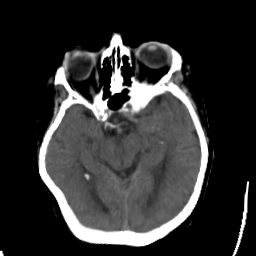
#> input picture data/testData/CT/CT/0.png, 256 x 256 px, found by its file name
$ python Qssim.py
#> lines starting #> are read from the running program, lines starting #| are printed output that depends on the picture; long printed decimals are rounded
import numpy as np
import cv2
from scipy.ndimage import convolve

def gaussian_kernel(size=11, sigma=1.5):
    """生成二维高斯核"""
    ax = np.arange(-size // 2 + 1., size // 2 + 1.)
    xx, yy = np.meshgrid(ax, ax)
    kernel = np.exp(-(xx**2 + yy**2) / (2. * sigma**2))
    return kernel / np.sum(kernel)

def ssim(img1, img2):
    """
    计算两幅图像的SSIM值，灰度或RGB均可，会自动转换为灰度
    img1,img2: uint8或者float32图像，范围0~255或0~1均可，但需统一
    返回mssim标量
    """

    # 转换为浮点数，尺度归一到0~255
    if img1.dtype != np.float32:
        img1 = img1.astype(np.float32)
    if img2.dtype != np.float32:
        img2 = img2.astype(np.float32)

    if img1.max() <= 1.0:
        img1 = img1 * 255
    if img2.max() <= 1.0:
        img2 = img2 * 255

    # 如果是彩色图，转成灰度
    if img1.ndim == 3 and img1.shape[2] == 3:
        img1 = cv2.cvtColor(img1, cv2.COLOR_BGR2GRAY)
    if img2.ndim == 3 and img2.shape[2] == 3:
        img2 = cv2.cvtColor(img2, cv2.COLOR_BGR2GRAY)

    K1 = 0.01
    K2 = 0.03
    L = 255  # 图像动态范围

    C1 = (K1 * L)**2
    C2 = (K2 * L)**2

    window = gaussian_kernel(11, 1.5)

    # 计算均值
    mu1 = convolve(img1, window, mode='reflect')
    mu2 = convolve(img2, window, mode='reflect')

    mu1_sq = mu1 * mu1
    mu2_sq = mu2 * mu2
    mu1_mu2 = mu1 * mu2

    # 计算方差和协方差
    sigma1_sq = convolve(img1 * img1, window, mode='reflect') - mu1_sq
    sigma2_sq = convolve(img2 * img2, window, mode='reflect') - mu2_sq
    sigma12 = convolve(img1 * img2, window, mode='reflect') - mu1_mu2

    # 计算SSIM地图
    numerator1 = 2 * mu1_mu2 + C1
    numerator2 = 2 * sigma12 + C2
    denominator1 = mu1_sq + mu2_sq + C1
    denominator2 = sigma1_sq + sigma2_sq + C2

    ssim_map = (numerator1 * numerator2) / (denominator1 * denominator2)

    return np.mean(ssim_map)


def metrics_ssim(img1, img2, fused):
    """
    对应MATLAB的metricsSsim函数
    img1: 第一幅源图（多通道）
    img2: 第二幅源图（可能单通道）
    fused: 融合结果图（多通道）
    返回融合图与两源图SSIM的和或均值
    """
    fused = fused.astype(np.float32)
    b = fused.shape[2] if fused.ndim == 3 else 1
    b1 = img2.shape[2] if img2.ndim == 3 else 1

    if b == 1:
        # 修复：只计算img1和fused的SSIM
        g = ssim(img1, fused)
        res = g
    elif b1 == 1:
        g = []
        for k in range(b):
            # 修复：分别计算每个通道与img2的SSIM，然后计算fused每个通道与img1对应通道的SSIM
            ssim1 = ssim(img1[:, :, k], fused[:, :, k])  # fused与img1的SSIM
            ssim2 = ssim(img2, fused[:, :, k])  # fused与img2的SSIM
            g.append((ssim1 + ssim2) / 2)  # 取平均
        res = np.mean(g)
    else:
        g = []
        for k in range(b):
            # 修复：分别计算fused与两个源图的SSIM
            ssim1 = ssim(img1[:, :, k], fused[:, :, k])
            ssim2 = ssim(img2[:, :, k], fused[:, :, k])
            g.append((ssim1 + ssim2) / 2)  # 取平均
        res = np.mean(g)
    return res


# 测试示例
if __name__ == "__main__":
    import imageio.v2 as imageio  # 修复：使用v2版本

    # 修复：移除as_gray参数，改用mode参数
    img1 = imageio.imread(r'C:\Users\King\Downloads\BSAFusion-main\CT_result\CT_align\0.png').astype(np.float32)
#> img1: shape (256, 256, 3) float32; min 0, max 255, mean 48.7
    img2 = imageio.imread(r'C:\Users\King\Downloads\BSAFusion-main\CT_result\MRI\0.png').astype(np.float32)
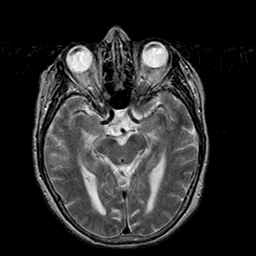
#> input picture data/testData/CT/MRI/0.png, 256 x 256 px, found by its file name
#> img2: shape (256, 256, 3) float32; min 0, max 255, mean 43.5
    fused = imageio.imread(r'C:\Users\King\Downloads\BSAFusion-main\CT_result\Fusion\0.png').astype(np.float32)

    score = metrics_ssim(img1, img2, fused)
#> the loop in metrics_ssim, `for k in range(b):` made 3 passes
#> pass 1, in ssim, `mu1 = convolve(img1, window, mode='reflect')`:
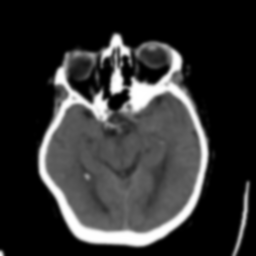
#> mu1: shape (256, 256) float32; min 0, max 255, mean 48.7
#> pass 1, in ssim, `mu1_sq = mu1 * mu1`:
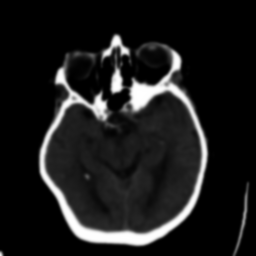
#> mu1_sq: shape (256, 256) float32; min 0, max 65025, mean 7163.5; drawn with min black and max white
#> pass 1, in ssim, `sigma1_sq = convolve(img1 * img1, window, mode='reflect') - mu1_sq`:
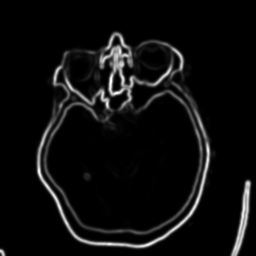
#> sigma1_sq: shape (256, 256) float32; min -0.00391, max 14403.5, mean 774.1; drawn with min black and max white
#> after the loop in metrics_ssim, `for k in range(b):`: g = [0.746, 0.746, 0.746]
#> in metrics_ssim, `res = np.mean(g)`: res = 0.746
#> score = 0.746
    print("SSIM Metrics Score:", score)
#| SSIM Metrics Score: 0.7457
